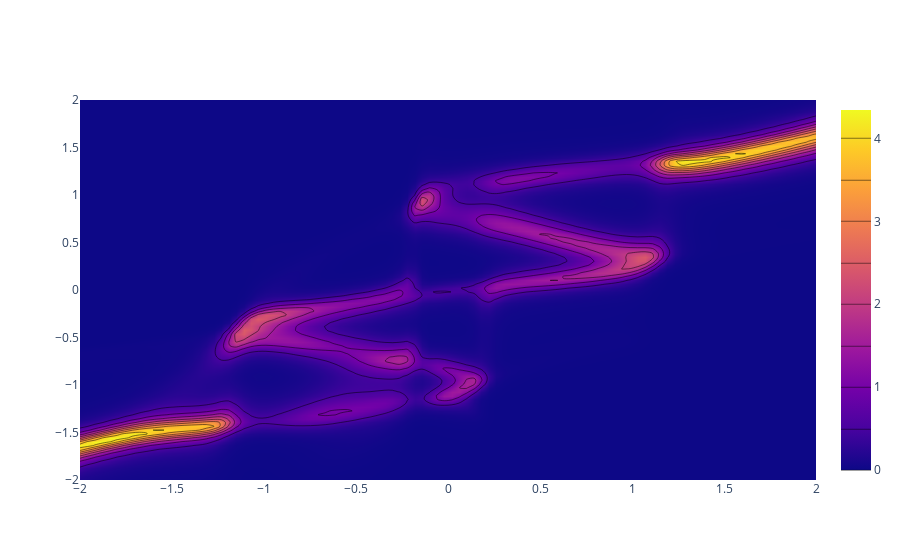

The notebook cell saved with this chart:
### Markdown cell above
# Show what model has learnt

### Code cell
y_maxes = np.array([2,2],np.float32)
y_mins = np.array([-2,-2],np.float32)
y1_grid=np.linspace(y_mins[0],y_maxes[0],100, dtype=np.float32)
y2_grid=np.linspace(y_mins[1],y_maxes[1],100, dtype=np.float32)
yy1,yy2 = np.meshgrid(y1_grid,y2_grid)

prob = model.prob(tf.convert_to_tensor(yy2.reshape([-1,1])),tf.convert_to_tensor(yy1.reshape([-1,1])), training=False).numpy()

fig = go.Figure(data =
    go.Contour(
        z=prob.reshape(y1_grid.size,y2_grid.size),
        x=y1_grid,
        y=y2_grid,        
        contours_coloring='heatmap'
    ))
fig.show()
